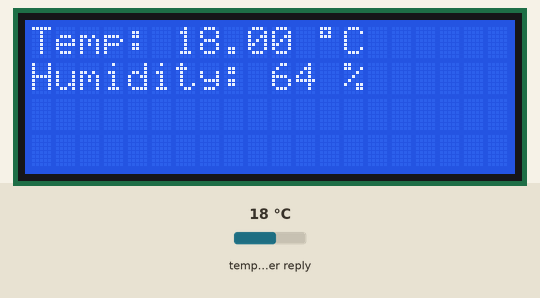
A sketch run on a simulated Arduino MKR. Parts: 20×4 character LCD. The test bench sets the inputs (shaded band); at power-on: temperature in the weather reply 18 °C. WiFi joins after 1.5 s; servers stay silent unless stated; web services answer with replies made up by the test bench; what the sketch prints to the serial monitor is not drawn.

Above: at 10.9 s.
11.0 s: temperature in the weather reply set to -14 °C
At 21.8 s:
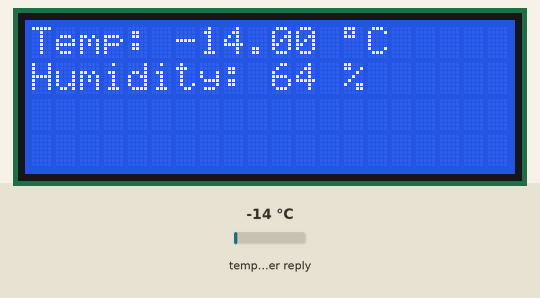
22.1 s: temperature in the weather reply set to -1 °C
At 32.3 s:
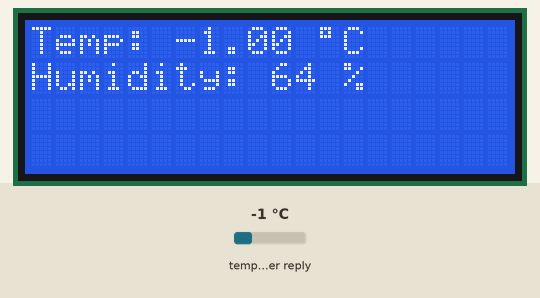
42.8 s: temperature in the weather reply set to 14 °C
At 52.2 s:
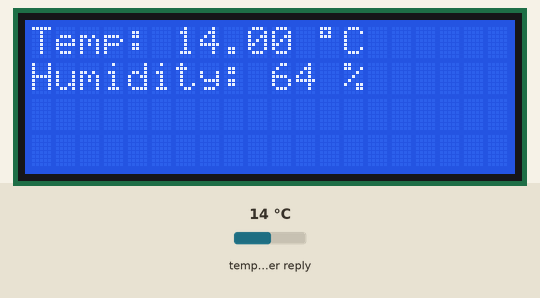
Timing chart, 0 to 53.7 s (numbered marks = the images above; inputs shaded):
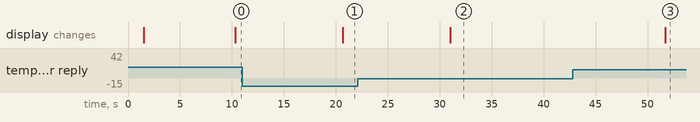

The sketch:

WeatherDisplay.ino
```cpp
#include <Wire.h>
#include <hd44780.h>
#include <hd44780ioClass/hd44780_I2Cexp.h>
#include <WiFiNINA.h>
#include <Arduino_JSON.h>
#include <ArduinoHttpClient.h>

hd44780_I2Cexp lcd(0x27, 20, 4);

const char* ssid = "xx";
const char* password = "xx";

String openWeatherMapApiKey = "xx";
String city = "xx";
String countryCode = "xx";

unsigned long lastTime = 0;
unsigned long timerDelay = 10000;

String jsonBuffer;

void setup() {
  Serial.begin(115200);

  WiFi.begin(ssid, password);
  Serial.println("Connecting");
  while (WiFi.status() != WL_CONNECTED) {
    delay(500);
    Serial.print(".");
  }
  Serial.println("");
  Serial.print("Connected to WiFi network with IP Address: ");
  Serial.println(WiFi.localIP());

  lcd.begin(20, 4);
  lcd.backlight();
}

void loop() {
  if ((millis() - lastTime) > timerDelay) {
    if (WiFi.status() == WL_CONNECTED) {
      String serverPath = "http://api.openweathermap.org/data/2.5/weather?q=" + city + "," + countryCode + "&APPID=" + openWeatherMapApiKey;

      jsonBuffer = httpGETRequest(serverPath.c_str());
      Serial.println("HTTP Response: " + jsonBuffer);

      int jsonStartIndex = jsonBuffer.indexOf("{");
      if (jsonStartIndex == -1) {
        Serial.println("No JSON data found!");
        return;
      }

      String jsonResponse = jsonBuffer.substring(jsonStartIndex);
      Serial.println("JSON Body: " + jsonResponse);

      JSONVar myObject = JSON.parse(jsonResponse);

      if (JSON.typeof(myObject) == "undefined") {
        Serial.println("Parsing input failed!");
        return;
      }

      double temperatureK = myObject["main"]["temp"];
      double temperatureC = (temperatureK - 273.15);
      int humidity = myObject["main"]["humidity"];

      Serial.print("Temperature: ");
      Serial.println(temperatureC);
      Serial.print("Humidity: ");
      Serial.println(humidity);

      lcd.clear();
      lcd.setCursor(0, 0);
      lcd.print("Temp: ");
      lcd.print(temperatureC);
      lcd.print(" ");
      lcd.print((char)223);
      lcd.print("C");

      lcd.setCursor(0, 1);
      lcd.print("Humidity: ");
      lcd.print(humidity);
      lcd.print(" %");
    } else {
      Serial.println("WiFi Disconnected");
      lcd.clear();
      lcd.setCursor(0, 0);
      lcd.print("WiFi Disconnected");
    }
    lastTime = millis();
    delay(2000);  // Wait for 2 seconds before the next update
  }
}

String httpGETRequest(const char* serverName) {
  WiFiClient client;
  String serverPath = String("GET ") + serverName + " HTTP/1.1\r\nHost: api.openweathermap.org\r\nConnection: close\r\n\r\n";

  if (client.connect("api.openweathermap.org", 80)) {
    client.print(serverPath);
  } else {
    Serial.println("Connection failed");
    return "{}";
  }

  String payload = "";
  bool httpBody = false;

  while (client.connected() || client.available()) {
    if (client.available()) {
      char c = client.read();
      if (httpBody) {
        payload += c;
      } else if (c == '\n' && payload.endsWith("\r\n")) {
        httpBody = true;
        payload = "";  // Clear the payload to start fresh with the JSON body
      } else {
        payload += c;
      }
    }
  }

  client.stop();
  return payload;
}
```

Measured:
- after the input at 11.0 s, the display: changes after 9.7 s (image 1)
- after the input at 22.1 s, the display: changes after 8.9 s (image 2)
- after the input at 42.8 s, the display: changes after 8.9 s (image 3)
